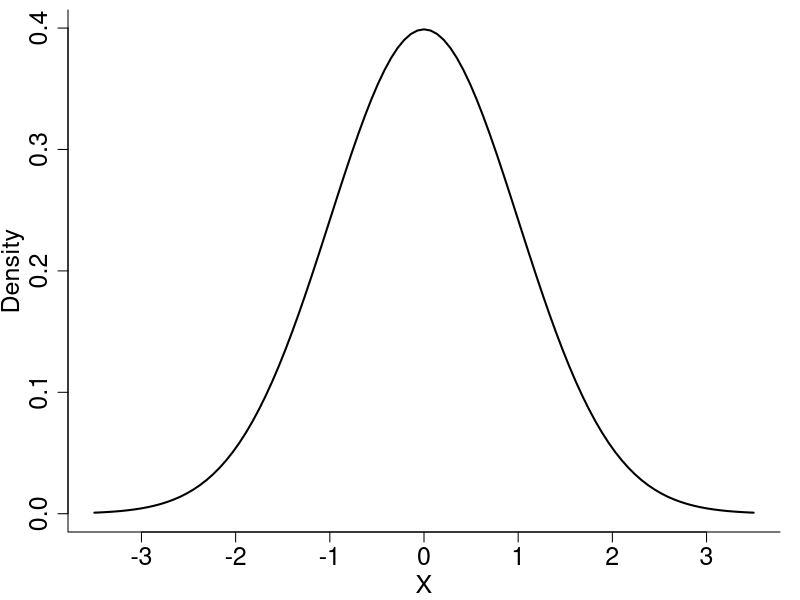
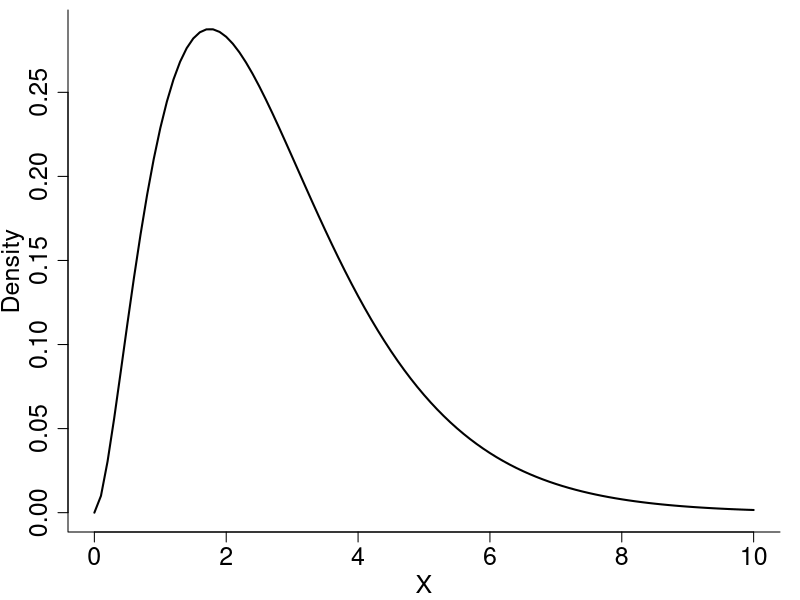
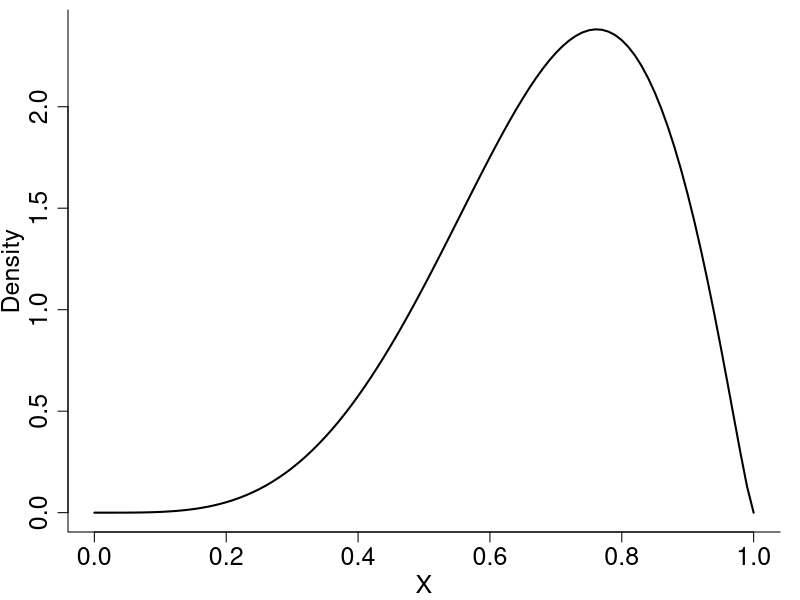

Source code (R) for these figures, in order:
# curve(
#     dlnorm(x, meanlog = 0, sdlog = 1),
#     from = 0,
#     to = 10,
#     lwd = 2,
#     xlab = "x",
#     ylab = "Density",
#     main = "Right-Skewed Distribution"
# )

# curve(
#     dlnorm(10 - x, meanlog = 0, sdlog = 0.6),
#     from = 0,
#     to = 10,
#     lwd = 2,
#     xlab = "x",
#     ylab = "Density",
#     main = "Left-Skewed Distribution"
# )

pdf("symmetric.pdf", width = 6, height = 4)
par(
    mar  = c(3.4, 3.4, 0.5, 1),  # minimal bottom/left for labels, almost nothing top/right
    mgp  = c(2.25, 0.85, 0)
    # xaxs = "i",            # no extra x padding
    # yaxs = "i"             # no extra y padding
)

curve(
    dnorm(x),
    from = -3.5,
    to =3.5,
    lwd = 2,
    xlab = "X",
    ylab = "Density",
    bty = "l",
    cex.lab = 1.5,
    cex.axis = 1.5
)
dev.off()


pdf("right-skewed.pdf", width = 6, height = 4)
par(
    mar  = c(3.4, 3.4, 0.5, 1),  # minimal bottom/left for labels, almost nothing top/right
    mgp  = c(2.25, 0.85, 0)
    # xaxs = "i",            # no extra x padding
    # yaxs = "i"             # no extra y padding
)
curve(
    dgamma(x, shape = 2.75, scale = 1),
    from = 0,
    to = 10,
    lwd = 2,
    xlab = "X",
    ylab = "Density",
    bty = "l",
    cex.lab = 1.5,
    cex.axis = 1.5
)
dev.off()


pdf("left-skewed.pdf", width = 6, height = 4)
par(
    mar  = c(3.4, 3.4, 0.5, 1),  # minimal bottom/left for labels, almost nothing top/right
    mgp  = c(2.25, 0.85, 0)
    # xaxs = "s",            # no extra x padding
    # yaxs = "s"             # no extra y padding
)
curve(
    dbeta(x, shape1 = 5, shape2 = 2.25),
    from = 0,
    to = 1,
    lwd = 2,
    xlab = "X",
    ylab = "Density",
    bty = "l",
    cex.lab = 1.5,
    cex.axis = 1.5
)
dev.off()
